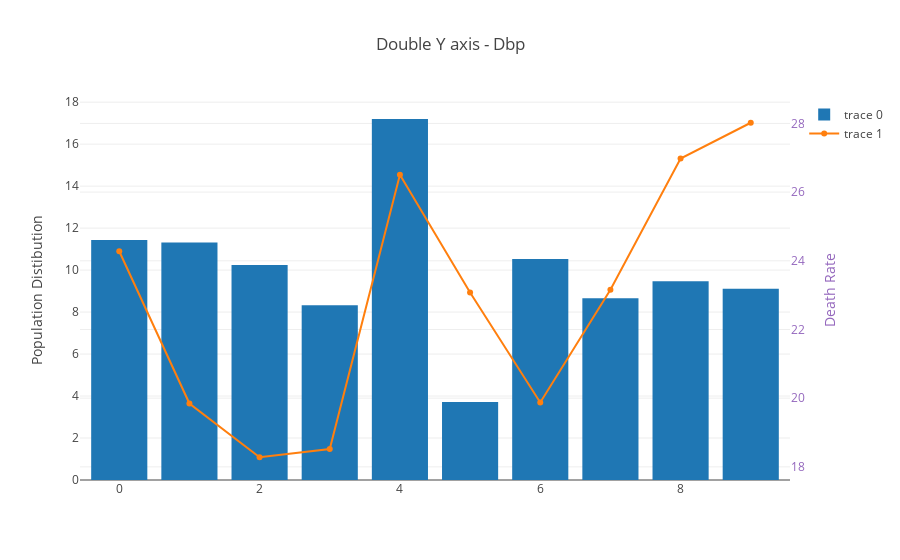
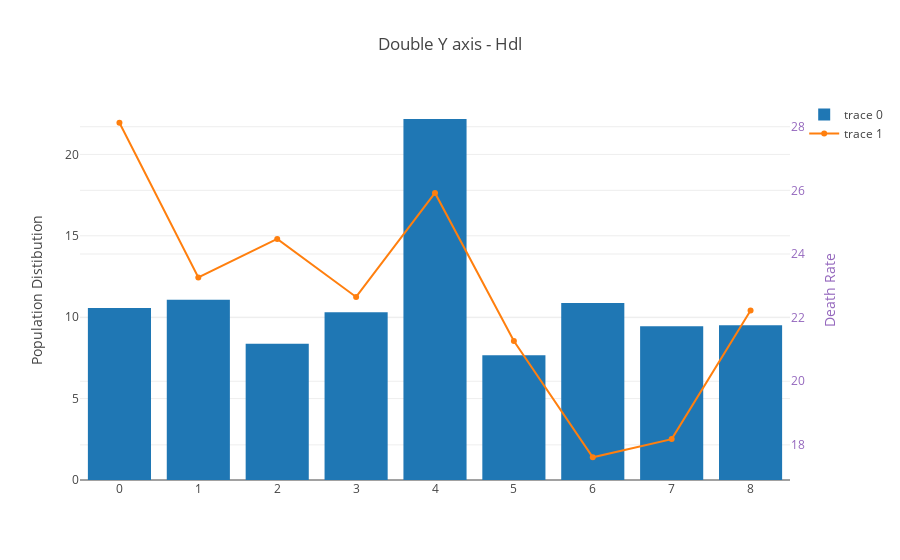
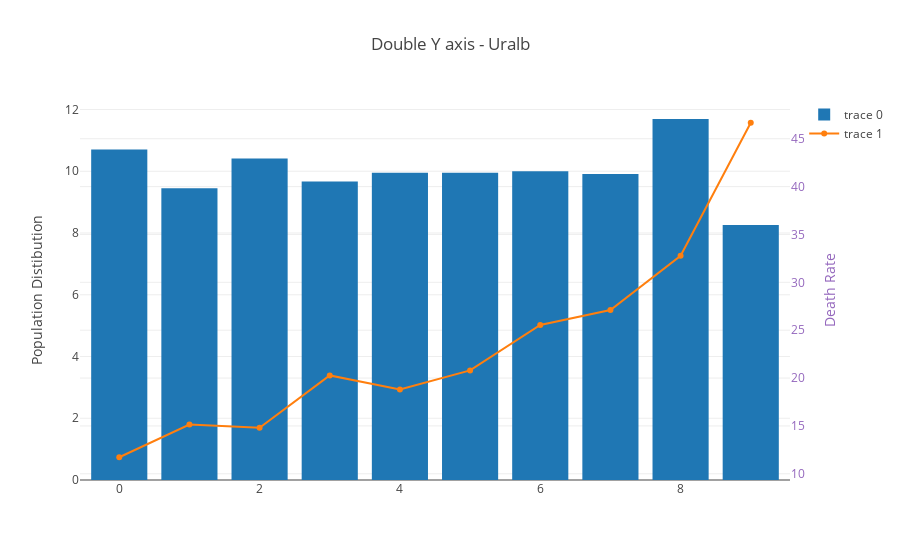
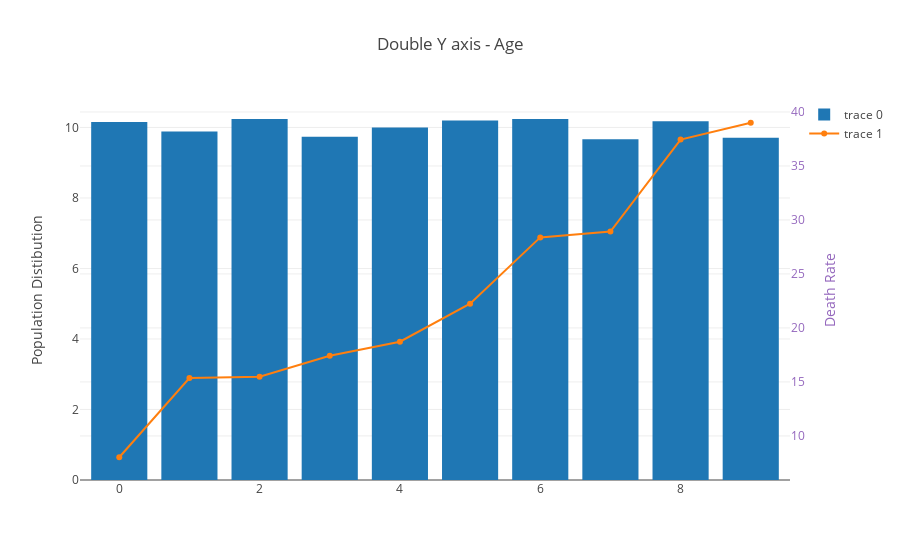

Notebook code for these charts, in order:
### Markdown cell above
Plot death rates using numeric columns

### Code cell
plt_event_rate(er_data)

### Figure 1 — Plotly figure (JSON) as saved in the notebook; plotly's stock layout.template omitted (floating-point values rounded to 4 significant figures)
{"data": [{"type": "bar", "uid": "aebc002d-95bc-420b-a8e2-404bbfa8fe67", "x": [0, 1, 2, 3, 4, 5, 6, 7, 8, 9], "y": [11.43, 11.32, 10.24, 8.324, 17.2, 3.722, 10.53, 8.654, 9.469, 9.117]}, {"type": "scatter", "uid": "acab06c6-35ae-4e4b-ac75-cf3afeef6e66", "x": [0, 1, 2, 3, 4, 5, 6, 7, 8, 9], "y": [24.28, 19.84, 18.28, 18.52, 26.5, 23.08, 19.87, 23.16, 26.98, 28.02], "yaxis": "y2"}], "layout": {"title": {"text": "Double Y axis - Dbp"}, "yaxis": {"title": {"text": "Population Distibution"}}, "yaxis2": {"overlaying": "y", "side": "right", "tickfont": {"color": "rgb(148, 103, 189)"}, "title": {"font": {"color": "rgb(148, 103, 189)"}, "text": "Death Rate"}}}}

### Figure 2 — Plotly figure (JSON) as saved in the notebook; plotly's stock layout.template omitted (floating-point values rounded to 4 significant figures)
{"data": [{"type": "bar", "uid": "ef4b7fcc-64d2-425c-85ce-e6ebde48f1b2", "x": [0, 1, 2, 3, 4, 5, 6, 7, 8], "y": [10.57, 11.08, 8.368, 10.31, 22.18, 7.664, 10.88, 9.447, 9.513]}, {"type": "scatter", "uid": "ed99a673-5f95-4d75-aff5-b60bd4e4b981", "x": [0, 1, 2, 3, 4, 5, 6, 7, 8], "y": [28.12, 23.26, 24.47, 22.65, 25.92, 21.26, 17.61, 18.18, 22.22], "yaxis": "y2"}], "layout": {"title": {"text": "Double Y axis - Hdl"}, "yaxis": {"title": {"text": "Population Distibution"}}, "yaxis2": {"overlaying": "y", "side": "right", "tickfont": {"color": "rgb(148, 103, 189)"}, "title": {"font": {"color": "rgb(148, 103, 189)"}, "text": "Death Rate"}}}}

### Figure 3 — Plotly figure (JSON) as saved in the notebook; plotly's stock layout.template omitted (floating-point values rounded to 4 significant figures)
{"data": [{"type": "bar", "uid": "b9a533e2-d17f-4e46-b993-8520f676315e", "x": [0, 1, 2, 3, 4, 5, 6, 7, 8, 9], "y": [10.7, 9.447, 10.42, 9.667, 9.954, 9.954, 9.998, 9.91, 11.69, 8.258]}, {"type": "scatter", "uid": "75101afe-e295-4698-a9d9-8e19098920e3", "x": [0, 1, 2, 3, 4, 5, 6, 7, 8, 9], "y": [11.73, 15.15, 14.8, 20.27, 18.81, 20.8, 25.55, 27.11, 32.77, 46.67], "yaxis": "y2"}], "layout": {"title": {"text": "Double Y axis - Uralb"}, "yaxis": {"title": {"text": "Population Distibution"}}, "yaxis2": {"overlaying": "y", "side": "right", "tickfont": {"color": "rgb(148, 103, 189)"}, "title": {"font": {"color": "rgb(148, 103, 189)"}, "text": "Death Rate"}}}}

### Figure 4 — Plotly figure (JSON) as saved in the notebook; plotly's stock layout.template omitted (floating-point values rounded to 4 significant figures)
{"data": [{"type": "bar", "uid": "0f439c72-f468-4ba3-81a5-01086801d12b", "x": [0, 1, 2, 3, 4, 5, 6, 7, 8, 9], "y": [10.15, 9.888, 10.24, 9.734, 9.998, 10.2, 10.24, 9.667, 10.17, 9.712]}, {"type": "scatter", "uid": "2fd3139b-4680-455a-bb92-b2cda6a68bf0", "x": [0, 1, 2, 3, 4, 5, 6, 7, 8, 9], "y": [8.026, 15.37, 15.48, 17.42, 18.72, 22.25, 28.39, 28.93, 37.45, 39.0], "yaxis": "y2"}], "layout": {"title": {"text": "Double Y axis - Age"}, "yaxis": {"title": {"text": "Population Distibution"}}, "yaxis2": {"overlaying": "y", "side": "right", "tickfont": {"color": "rgb(148, 103, 189)"}, "title": {"font": {"color": "rgb(148, 103, 189)"}, "text": "Death Rate"}}}}
